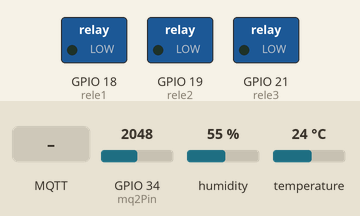
This sketch was run on a simulated ESP32. On the bench: switched loads named in the sketch (green lamp = pin HIGH). Inputs (shaded band) come from the test bench; at power-on: GPIO 34 (mq2Pin) = 2048, humidity 55 %, temperature 24 °C. WiFi joins after 1.5 s; servers stay silent unless stated; no MQTT or app messages arrive unless stated; what the sketch prints to the serial monitor is not drawn.

Above: at 2.7 s.
2.8 s: MQTT message "1" arrives on the first subscribed topic
At 7.8 s:
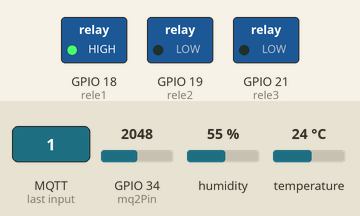
8.1 s: MQTT message "2" arrives on the first subscribed topic
At 12.3 s:
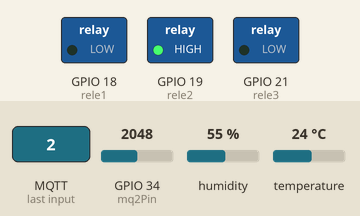
13.2 s: MQTT message "3" arrives on the first subscribed topic
At 17.9 s:
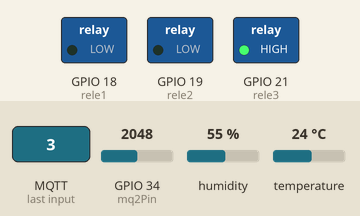
18.3 s: MQTT message "5" arrives on the first subscribed topic
At 22.4 s:
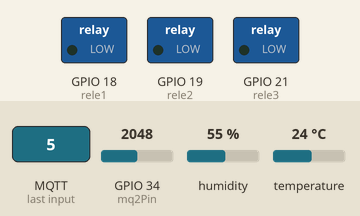
Timing chart, 0 to 23.9 s (numbered marks = the images above; inputs shaded):
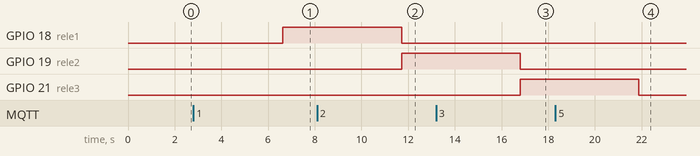

Measured:
- after the input at 2.8 s, GPIO 18 (rele1): LOW → HIGH after 3.8 s
- after the input at 8.1 s, GPIO 18 (rele1): HIGH → LOW after 3.6 s; GPIO 19 (rele2): LOW → HIGH after 3.6 s
- after the input at 13.2 s, GPIO 19 (rele2): HIGH → LOW after 3.6 s; GPIO 21 (rele3): LOW → HIGH after 3.6 s
- after the input at 18.3 s, GPIO 21 (rele3): HIGH → LOW after 3.6 s

The sketch:

ventilador.ino
```cpp
#include <WiFi.h>
#include <PubSubClient.h>
#include <Wire.h>
#include <Adafruit_AHTX0.h>

// WiFi
const char* ssid = "TU_WIFI";
const char* password = "TU_PASSWORD";

// MQTT
const char* mqtt_server = "192.168.1.100";
const char* topic_control = "ventilador/velocidad/set";
const char* topic_temp = "sensor/ambiente/temperatura";
const char* topic_humedad = "sensor/ambiente/humedad";
const char* topic_gas = "sensor/ambiente/gas";

// Pines de relés
const int rele1 = 18;
const int rele2 = 19;
const int rele3 = 21;

// Sensor MQ2
const int mq2Pin = 34;

// MQTT
WiFiClient espClient;
PubSubClient client(espClient);

// AHT10
Adafruit_AHTX0 aht;

// ================= FUNCIONES ====================

void apagarTodosReles() {
    digitalWrite(rele1, LOW);
    digitalWrite(rele2, LOW);
    digitalWrite(rele3, LOW);
}

void setVelocidad(int nivel) {
    apagarTodosReles();
    switch (nivel) {
        case 1: digitalWrite(rele1, HIGH); break;
        case 2: digitalWrite(rele2, HIGH); break;
        case 3: digitalWrite(rele3, HIGH); break;
        default: break;
    }
}

void callback(char* topic, byte* payload, unsigned int length) {
    String msg;
    for (int i = 0; i < length; i++) msg += (char)payload[i];

    Serial.print("⚙️ Control recibido: "); Serial.println(msg);

    int velocidad = msg.toInt();
    setVelocidad(velocidad);
}

void setup_wifi() {
    WiFi.begin(ssid, password);
    Serial.print("Conectando a WiFi");
    while (WiFi.status() != WL_CONNECTED) {
        delay(500); Serial.print(".");
    }
    Serial.println("\n✅ Conectado a WiFi");
    Serial.println(WiFi.localIP());
}

void reconnect() {
    while (!client.connected()) {
        Serial.print("Reconectando MQTT...");
        if (client.connect("ESP32Client")) {
            Serial.println("Conectado");
            client.subscribe(topic_control);
        } else {
            Serial.print("Error: "); Serial.println(client.state());
            delay(2000);
        }
    }
}

void setup() {
    Serial.begin(115200);
    pinMode(rele1, OUTPUT);
    pinMode(rele2, OUTPUT);
    pinMode(rele3, OUTPUT);
    apagarTodosReles();

    pinMode(mq2Pin, INPUT);
    Wire.begin();

    if (!aht.begin()) {
        Serial.println("❌ No se detectó AHT10");
        while (1) delay(10);
    } else {
        Serial.println("✅ Sensor AHT10 listo");
    }

    setup_wifi();
    client.setServer(mqtt_server, 1883);
    client.setCallback(callback);
}

void loop() {
    if (!client.connected()) reconnect();
    client.loop();

    // Leer sensores
    sensors_event_t humidity, temp;
    aht.getEvent(&humidity, &temp);
    int gas = analogRead(mq2Pin);

    Serial.printf("🌡️ %.2f°C | 💧 %.2f%% | 🔥 MQ2: %d\n",
                  temp.temperature, humidity.relative_humidity, gas);

    // Publicar datos
    client.publish(topic_temp, String(temp.temperature, 2).c_str());
    client.publish(topic_humedad, String(humidity.relative_humidity, 2).c_str());
    client.publish(topic_gas, String(gas).c_str());

    delay(5000); // Esperar 5 segundos
}
```
